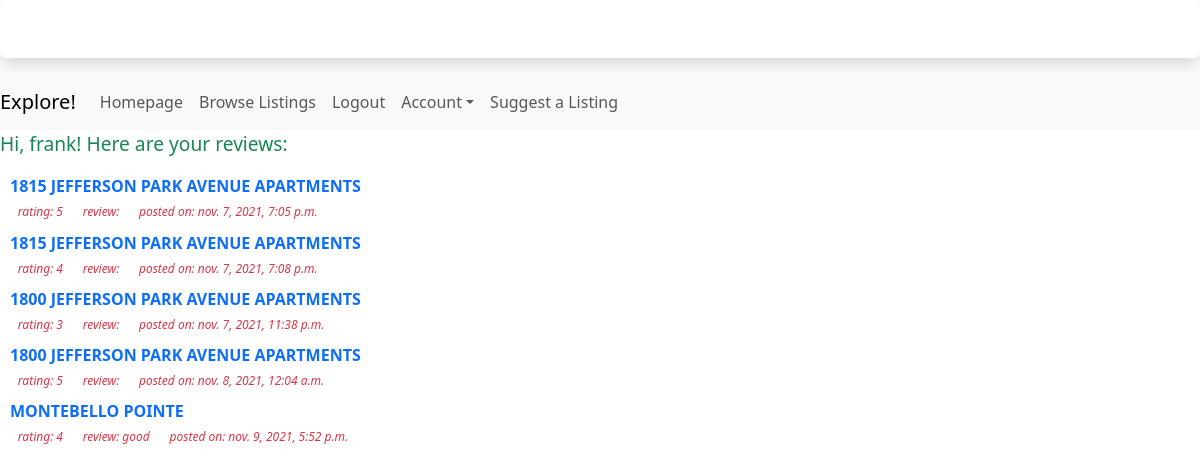
/housing/manage_reviews/ (signed in), run on the app's committed database.
### housing/models.py (models this page shows, shortened)
class Review(models.Model):
    house = models.ForeignKey(StudentHousing, on_delete=models.CASCADE)
    rating = models.IntegerField(default=0)
    comment = models.TextField(max_length=200, default="")
    pub_date = models.DateTimeField('date published')

class StudentHousing(models.Model):
    name = models.CharField(max_length=200)
    distToGrounds = models.FloatField(default=0)
    parking = models.BooleanField()
    minCost = models.IntegerField(default=0)
    maxCost = models.IntegerField(default=0)
    location = models.TextField(max_length=200, null=True)
    landlordEmail = models.CharField(max_length=200, null=True)
    landlordPhone = models.CharField(max_length=200, null=True)
    amenities = models.TextField(max_length=200, null=True)
    deadline = models.CharField(max_length=200, null=True)
    averageRating = models.FloatField(default=0)
    address = models.TextField(max_length=200, null=True)
    image = models.ImageField(blank=True, null=True) #makes it optional to include an image
    def __str__(self):
        return self.name

### housing/views.py (the view)
# urls.py: path('manage_reviews/', views.user_review_list, name='review_list'),
def user_review_list(request):
    review_list = Review.objects.filter(id__in=User.objects.get(email=request.user.email).userreview_set.values_list('review_id', flat=True))
    context = {'review_list': review_list}
    return render(request, 'housing/userReviewList.html', context)

### housing/templates/housing/userReviewList.html (shortened to what this page needs)
<!doctype html>
{% load bootstrap5 %}
{% bootstrap_css %}
{% load socialaccount %}
<div style="width: 100%" class="shadow p-2 mb-3 bg-body rounded text-white">
    <h3 class="font-monospace text-center">Housing for UVA Students by B-07!</h3>
</div>
<nav class="navbar navbar-expand-lg navbar-light bg-light">
    <a class="navbar-brand">Explore!</a>
    <div class="collapse navbar-collapse" id="navbarNav">
        <ul class="navbar-nav">
            <li class="nav-item">
                <a class="nav-link" href="{% url 'index' %}">Homepage</a>
            </li>
            <li class="nav-item">
                <a class="nav-link" href="{% url 'housing:studentHousingList' %}">Browse Listings</a>
            </li>
            {% if user.is_authenticated %}
                <li class="nav-item">
                    <a class="nav-link" href="{% url 'housing:logout' %}">Logout</a>
                </li>
                <li class="nav-item dropdown">
                <a class="nav-link dropdown-toggle" data-bs-toggle="dropdown" href="#" role="button" id="dropdownMenuLink" aria-haspopup="true" aria-expanded="false">Account</a>
                </li>
                <li class="nav-item">
                    <a class="nav-link" href="{% url 'housing:submission' %}">Suggest a Listing</a>
                </li>
            {% else %}
                <li class="nav-item">
                    <a class="nav-link" href="{% provider_login_url 'google' %}">Login</a>
                </li>
            {% endif %}
        </ul>
    </div>
</nav>
{% if user.is_authenticated %}
<div style="width: 400px; font-size:120%">
    <p class="text-success">Hi, {{ user.username }}! Here are your reviews:</p>
</div>
{% endif %}
{% if review_list %}
    <dl style="margin-left: 10px">
    {% for review in review_list %}
        <dt class="text-uppercase fw-bolder"><a style="text-decoration:none" href="{% url 'housing:detail' review.house.id %}"><strong>{{ review.house }}</strong></a></dt>
        <dd class="badge bg-white text-danger text-primary text-lowercase fw-light"><em>Rating: {{ review.rating }}</em></dd>
        <dd class="badge bg-white text-danger text-primary text-lowercase fw-light"><em>Review: {{ review.comment }}</em></dd>
        <dd class="badge bg-white text-danger text-primary text-lowercase fw-light"><em>Posted on: {{ review.pub_date }}</em></dd>
        <br>
    {% endfor %}
    </dl>
{% else %}
    <p>No reviews available.</p>
{% endif %}

### data on the page
Review: house "1815 JEFFERSON PARK AVENUE APARTMENTS", rating "5", pub_date "nov. 7, 2021, 7:05 p.m."
Review: house "1815 JEFFERSON PARK AVENUE APARTMENTS", rating "4", pub_date "nov. 7, 2021, 7:08 p.m."
Review: house "1800 JEFFERSON PARK AVENUE APARTMENTS", rating "3", pub_date "nov. 7, 2021, 11:38 p.m."
Review: house "1800 JEFFERSON PARK AVENUE APARTMENTS", rating "5", pub_date "nov. 8, 2021, 12:04 a.m."
Review: house "MONTEBELLO POINTE", rating "4", comment "good", pub_date "nov. 9, 2021, 5:52 p.m."

### other printed values
{{ user.username }} "frank"
